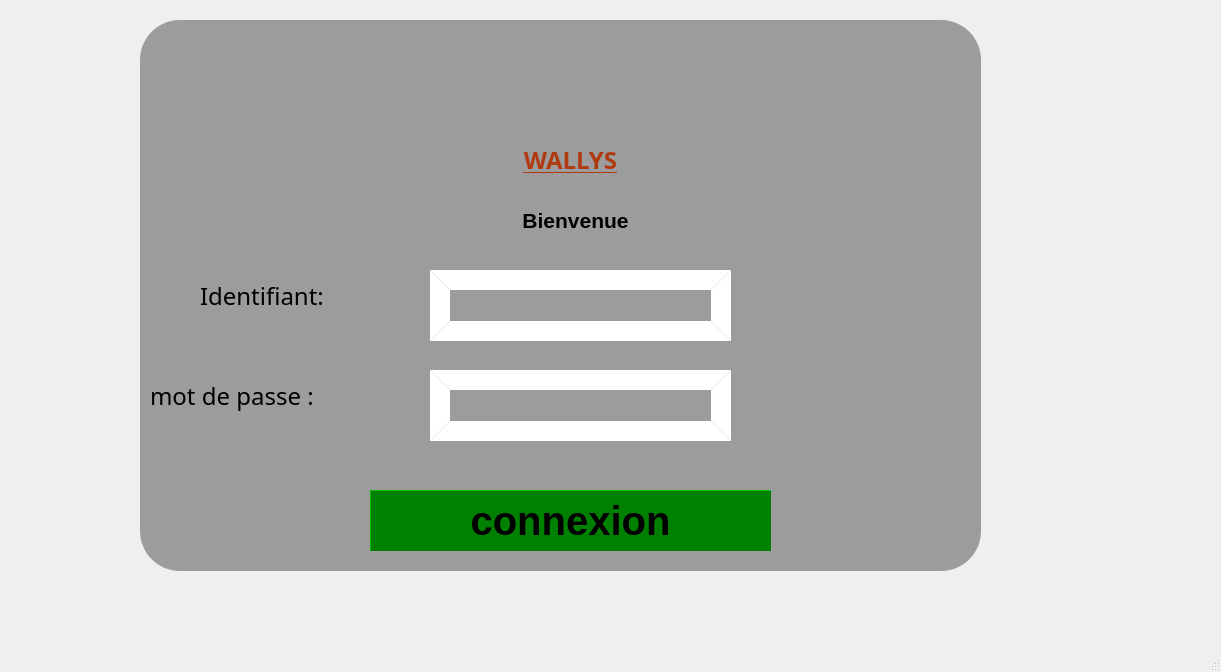
<?xml version="1.0" encoding="UTF-8"?>
<ui version="4.0">
 <class>login</class>
 <widget class="QMainWindow" name="login">
  <property name="geometry">
   <rect>
    <x>0</x>
    <y>0</y>
    <width>1221</width>
    <height>672</height>
   </rect>
  </property>
  <property name="windowTitle">
   <string>MainWindow</string>
  </property>
  <property name="styleSheet">
   <string notr="true">QPushButton
{
background= red;
border-radus= 60px;
}</string>
  </property>
  <widget class="QWidget" name="centralwidget">
   <widget class="QFrame" name="frame">
    <property name="geometry">
     <rect>
      <x>140</x>
      <y>20</y>
      <width>841</width>
      <height>551</height>
     </rect>
    </property>
    <property name="styleSheet">
     <string notr="true">QFrame
{
	background-color: rgb(156, 156, 156);

  border-radius: 40px;

}</string>
    </property>
    <property name="frameShape">
     <enum>QFrame::StyledPanel</enum>
    </property>
    <property name="frameShadow">
     <enum>QFrame::Raised</enum>
    </property>
    <widget class="QLabel" name="label">
     <property name="geometry">
      <rect>
       <x>60</x>
       <y>240</y>
       <width>221</width>
       <height>71</height>
      </rect>
     </property>
     <property name="styleSheet">
      <string notr="true">*{
	
	font: 75 12pt &quot;MS Shell Dlg 2&quot;;
font-family:century gothic;
font-size:24px;
}</string>
     </property>
     <property name="text">
      <string>Identifiant:</string>
     </property>
    </widget>
    <widget class="QLineEdit" name="identifiant">
     <property name="geometry">
      <rect>
       <x>290</x>
       <y>250</y>
       <width>301</width>
       <height>71</height>
      </rect>
     </property>
     <property name="styleSheet">
      <string notr="true">QLineEdit  {
	color: rgb(255, 255, 255);
	
     background-color:rgb(156, 156, 156);
     border-style: outset;
     border-width: 20px;
    border-radius: 60px;
     border-color: #ffffff;
     font: bold 14px;
     min-width: 7em;
     padding: 6px;
}</string>
     </property>
    </widget>
    <widget class="QLabel" name="label_2">
     <property name="geometry">
      <rect>
       <x>10</x>
       <y>350</y>
       <width>181</width>
       <height>51</height>
      </rect>
     </property>
     <property name="styleSheet">
      <string notr="true">*{
	
	
	font: 75 12pt ;
font-family:century gothic;
font-size:24px;
}</string>
     </property>
     <property name="text">
      <string>mot de passe :</string>
     </property>
    </widget>
    <widget class="QLineEdit" name="motdepasse">
     <property name="geometry">
      <rect>
       <x>290</x>
       <y>350</y>
       <width>301</width>
       <height>71</height>
      </rect>
     </property>
     <property name="styleSheet">
      <string notr="true">QLineEdit  {
	color: rgb(255, 255, 255);
	
     background-color:rgb(156, 156, 156);
     border-style: outset;
     border-width: 20px;
    border-radius: 60px;
     border-color: #ffffff;
     font: bold 14px;
     min-width: 7em;
     padding: 6px;
}</string>
     </property>
    </widget>
    <widget class="QPushButton" name="pushButton">
     <property name="geometry">
      <rect>
       <x>230</x>
       <y>470</y>
       <width>401</width>
       <height>61</height>
      </rect>
     </property>
     <property name="styleSheet">
      <string notr="true">QPushButton {
	font: 11pt ;
     background-color:#008000;
     border-style: outset;
     border-width: 1px;
    border-radius: 100px;
     border-color: #008000;
     font: bold 40px;
     min-width: 7em;
     padding: 6px;
}</string>
     </property>
     <property name="text">
      <string>connexion</string>
     </property>
    </widget>
    <widget class="QWidget" name="widget" native="true">
     <property name="geometry">
      <rect>
       <x>340</x>
       <y>20</y>
       <width>191</width>
       <height>81</height>
      </rect>
     </property>
     <property name="styleSheet">
      <string notr="true">image: url(:/files/2.png);</string>
     </property>
    </widget>
    <widget class="QLabel" name="label_3">
     <property name="geometry">
      <rect>
       <x>350</x>
       <y>120</y>
       <width>161</width>
       <height>41</height>
      </rect>
     </property>
     <property name="styleSheet">
      <string notr="true">font: 75 12pt ;
font-family:century gothic;
font-size:24px;</string>
     </property>
     <property name="text">
      <string>&lt;html&gt;&lt;head/&gt;&lt;body&gt;&lt;p align=&quot;center&quot;&gt;&lt;span style=&quot; font-weight:600; text-decoration: underline; color:#af3911;&quot;&gt;WALLYS&lt;/span&gt;&lt;/p&gt;&lt;/body&gt;&lt;/html&gt;</string>
     </property>
    </widget>
    <widget class="QLabel" name="label_4">
     <property name="geometry">
      <rect>
       <x>320</x>
       <y>180</y>
       <width>231</width>
       <height>41</height>
      </rect>
     </property>
     <property name="text">
      <string>&lt;html&gt;&lt;head/&gt;&lt;body&gt;&lt;p align=&quot;center&quot;&gt;&lt;span style=&quot; font-size:16pt; font-weight:600;&quot;&gt;Bienvenue&lt;/span&gt;&lt;/p&gt;&lt;/body&gt;&lt;/html&gt;</string>
     </property>
    </widget>
   </widget>
  </widget>
  <widget class="QMenuBar" name="menubar">
   <property name="geometry">
    <rect>
     <x>0</x>
     <y>0</y>
     <width>1221</width>
     <height>26</height>
    </rect>
   </property>
  </widget>
  <widget class="QStatusBar" name="statusbar"/>
 </widget>
 <resources/>
 <connections/>
</ui>
